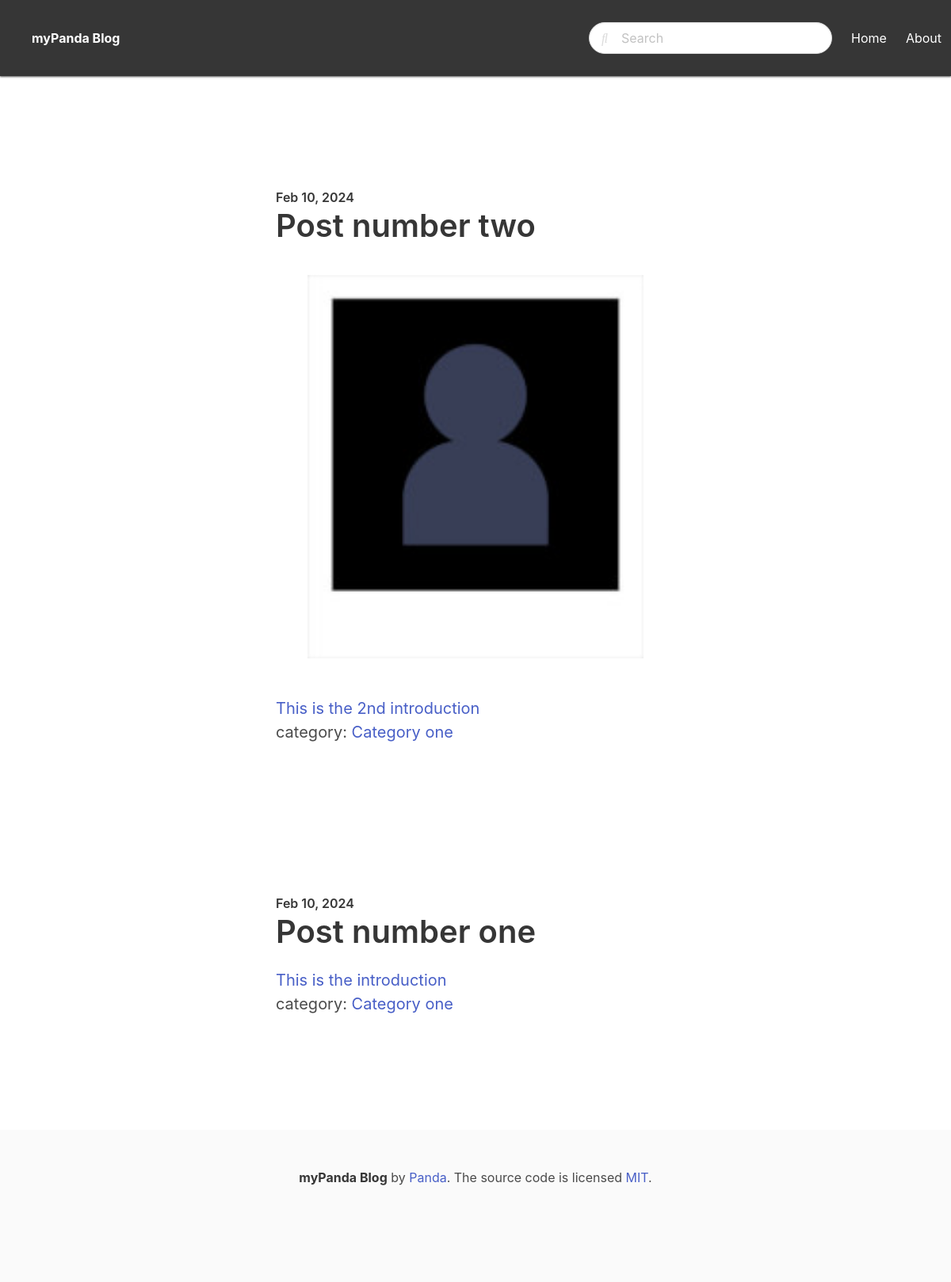
Before: / with the older database file.
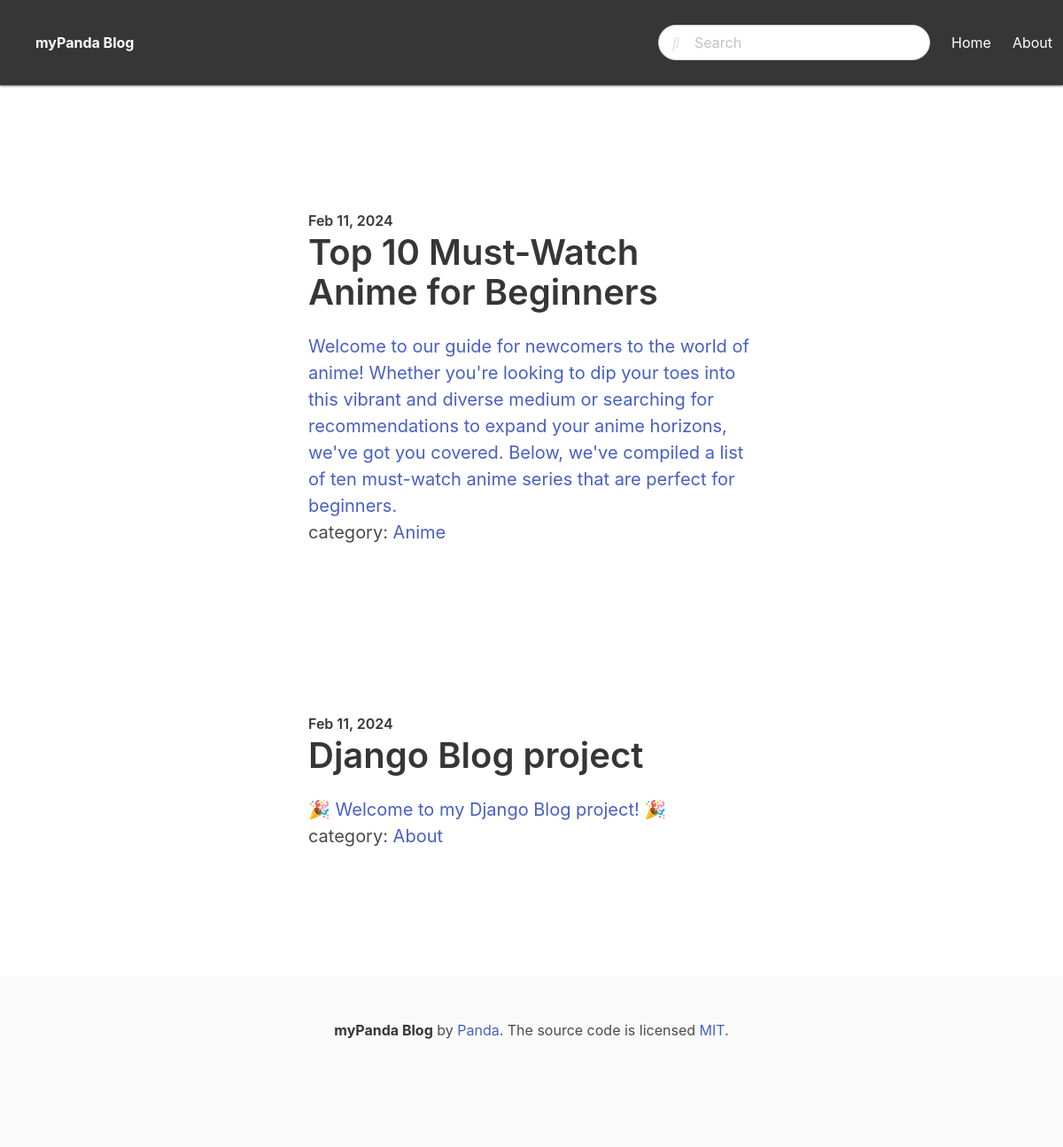
After: the same page with the newer database file.
### blog/models.py (models this page shows, shortened)
class Post(models.Model):
    ACTIVE = 'active'
    DRAFT = 'draft'
    CHOICES_STATUS = (
        (ACTIVE, 'Active'),
        (DRAFT, 'Draft'),
    )
    title = models.CharField(max_length=255)
    slug = models.SlugField()
    category = models.ForeignKey(Category, related_name="posts", on_delete=models.CASCADE)
    intro = models.TextField()
    content = models.TextField()
    created_at = models.DateTimeField(auto_now_add=True)
    updated_at = models.DateTimeField(auto_now=True)
    status = models.CharField(max_length=10, choices=CHOICES_STATUS, default=ACTIVE)
    image = models.ImageField(upload_to="uploads/", null=True, blank=True)
    class Meta:
        ordering = ["-created_at",]

class Category(models.Model):
    title = models.CharField(max_length=255)
    slug = models.SlugField()
    class Meta:
        ordering = ["title",]
        verbose_name_plural = "Categories"

### blog/views.py (the view)
# urls.py: path('', frontpage, name='frontpage'),
def frontpage(request):
    posts = Post.objects.filter(status=Post.ACTIVE)
    context = {
        'posts': posts
    }
    return render(request, 'frontpage.html', context)

### templates/frontpage.html (shortened to what this page needs)
{% extends 'base.html' %}
{% block content %}
{% load markdown_deux_tags %}
    {% for post in posts %}
        <section class="hero">
            <div class="hero-body">
                <div class="container">
                    <section class="section">
                        <div class="columns">
                            <div class="column is-8 is-offset-2">
                                <div class="content is-medium">
                                        <h2 class="subtitle is-6">{{ post.created_at | date:"M d, Y" }}</h2>
                                        <h1 class="title">{{ post.title }}</h1>
                                        {% if post.image %}
                                            <figure class="image">
                                                <img src="{{ post.image.url }}" alt="{{ post.title }}">
                                            </figure>
                                        {% endif %}
                                        <a href="{% url 'post_detail' post.slug %}">
                                            <p>{{ post.intro }}</p>
                                        </a>
                                        category: <a href="{% url 'category_detail' post.category.slug %}">{{ post.category.title }}</a>
                                </div>
                            </div>
                        </div>
                    </section>
                </div>
            </div>
        </section>
    {% endfor %}
{% endblock %}

### templates/base.html (shortened to what this page needs)
<!DOCTYPE html>
<html>
    <head>
        <link rel="stylesheet" href="https://cdn.jsdelivr.net/npm/bulma@0.9.4/css/bulma.min.css">
        <link rel="stylesheet" href="https://cdn.jsdelivr.net/simplemde/latest/simplemde.min.css">
        <link rel="stylesheet" href="https://stackpath.bootstrapcdn.com/font-awesome/4.7.0/css/font-awesome.min.css">
    </head>
    <body>
        <nav class="navbar is-dark" role="navigation" aria-label="main navigation">
            <div class="container" style="margin-left: 40px;">
                <div class="navbar-brand">
                    <a class="navbar-item" href="/">
                        <strong>myPanda Blog</strong>
                    </a>
                </div>
            </div>
            <div id="navbarMenu" class="navbar-menu">
                <div class="navbar-end">
                    <div class="navbar-item">
                        <form action="{% url 'search' %}" method="get">
                            <div class="control has-icons-left">
                                <input class="input is-rounded" name="query" type="text" placeholder="Search">
                                <span class="icon is-left">
                                </span>
                            </div>
                        </form>
                    </div>
                    <a href="/" class="navbar-item">Home</a>
                    <a href="/about" class="navbar-item">About</a>
                </div>
            </div>
        </nav>
        <section class="section">
            <div class="container">
                {% block content %}
                {% endblock %}
            </div>
        </section>
        <footer class="footer">
            <div class="content has-text-centered">
                <p>
                    <strong>myPanda Blog</strong> by <a href="https://github.com/SeyiAyo">Panda</a>. The source code is licensed
                    <a href="http://opensource.org/licenses/mit-license.php">MIT</a>.
                </p>
            </div>
    </body>
</html>

### templates/base.html (style rules this page uses)
nav.navbar { height: 6rem !important; box-shadow: 0 1px 3px 0 rgb(0, 0, 0, 0.1), 0 1px 2px 0 rgba(0, 0, 0, 0.6) !important; }

Changed rows visible on the page:
removed Post: created_at "Feb 10, 2024", title "Post number two", image (picture), intro "This is the 2nd introduction", category "Category one"
removed Post: created_at "Feb 10, 2024", title "Post number one", intro "This is the introduction", category "Category one"
added Post: created_at "Feb 11, 2024", title "Top 10 Must-Watch Anime for Beginners", intro "Welcome to our guide for newcomers to the world of anime! Whether you're looking to dip your toes into this vibrant and diverse medium or searching for recommendations to expand your anime horizons, we've got you covered. Below, we've compiled a list of ten must-watch anime series that are perfect for beginners.", category "Anime"
added Post: created_at "Feb 11, 2024", title "Django Blog project", intro "🎉 Welcome to my Django Blog project! 🎉", category "About"
